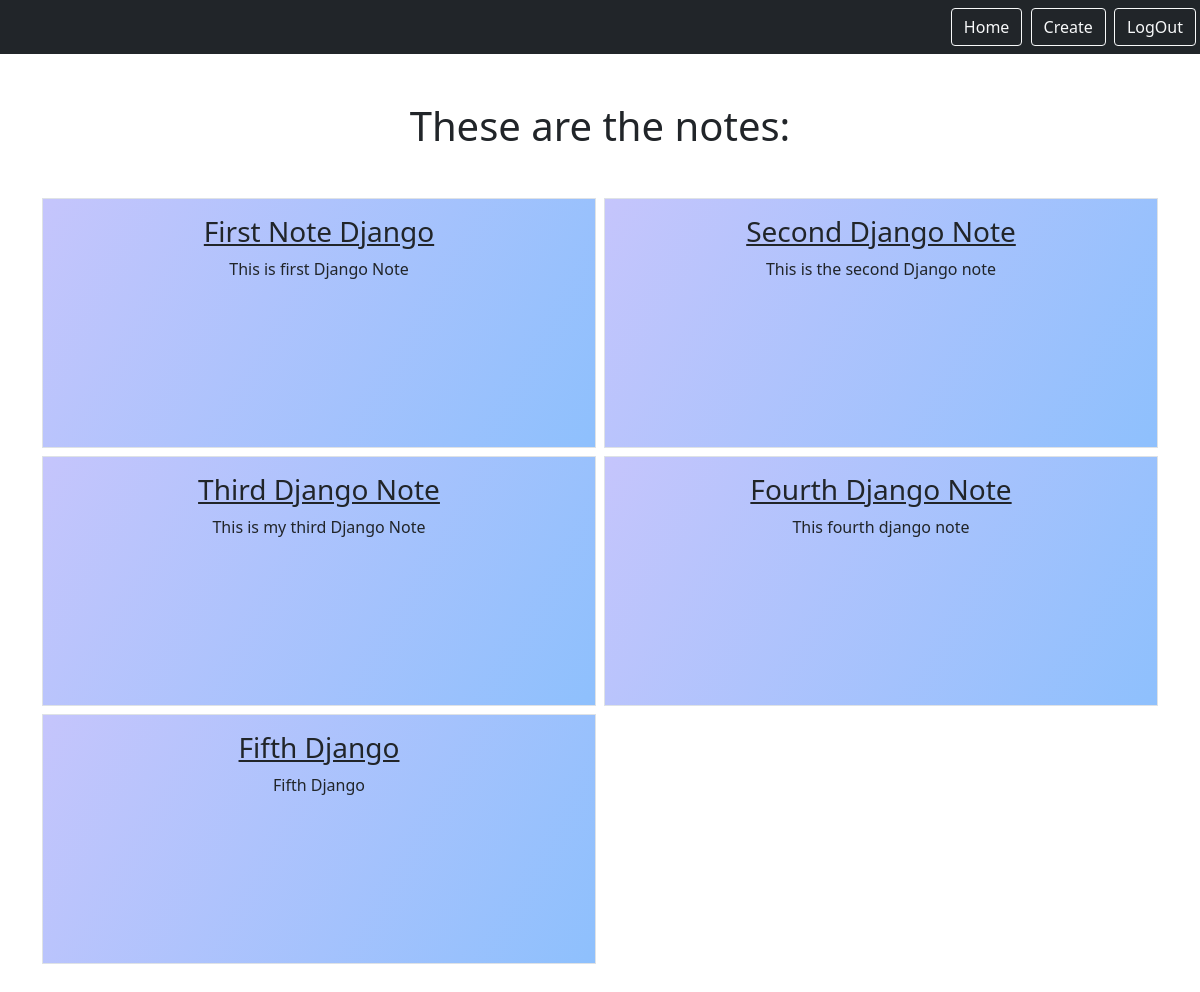
Page /smart/notes (signed in) on the committed database.
### notes/models.py (models this page shows)
class Notes(models.Model):
    title = models.CharField(max_length=200)
    text = models.TextField()
    created = models.DateTimeField(auto_now_add=True)
    user = models.ForeignKey(
        User, on_delete=models.CASCADE, related_name='notes')

### notes/views.py (the view)
# urls.py: path('notes', views.NotesListView.as_view(), name="notes.list"),
class NotesListView(LoginRequiredMixin, ListView):
    model = Notes
    context_object_name = "notes"
    template_name = "notes/notes_list.html"

### notes/templates/notes/notes_list.html (shortened to what this page needs)
{% extends "base.html" %} {%block content%}
<h1 class="my-5">These are the notes:</h1>
<div class="row row-cols-2 g-2">
  {% for note in notes %}
  <div class="col">
    <div class="p-3 border" id="box">
      <a
        href="{%url 'notes.detail' pk=note.id%}"
        class="text-dark text-decoration-non"
      >
        <h3>{{note.title}}</h3>
      </a>
      {{note.text}}
    </div>
  </div>
  {%endfor%}
</div>
{%endblock%}

### static/templates/base.html (shortened to what this page needs)
{% load static%}
<html>
  <head>
    <link
      href="https://cdn.jsdelivr.net/npm/bootstrap@5.0.1/dist/css/bootstrap.min.css"
      rel="stylesheet"
    />
  </head>
</html>
<body>
  <nav class="navbar navbar-dark bg-dark">
    <div class="ms-auto">
      {% if user.is_authenticated%}
      <a href="{% url 'home'%}" class="btn btn-outline-light me-1">Home</a>
      <a href="{% url 'notes.new'%}" class="btn btn-outline-light me-1"
        >Create</a
      >
      <a href="{% url 'logout'%}" class="btn btn-outline-light me-1">LogOut</a>
      {% else%}
      <a href="{% url 'signup'%}" class="btn btn-outline-light me-1">Sign Up</a>
      <a href="{% url 'login'%}" class="btn btn-outline-light me-1">Login</a>
      {% endif %}
    </div>
  </nav>
  <div class="my-5 text-center container">
    {% block content %} {% endblock %}
  </div>
</body>

### notes/templates/notes/notes_list.html (style rules this page uses)
#box { height: 250px; background: linear-gradient(120deg, rgb(197, 197, 252), #8ec0fd); }

### rows in the picture
Notes: title "First Note Django", text "This is first Django Note"
Notes: title "Second Django Note", text "This is the second Django note"
Notes: title "Third Django Note", text "This is my third Django Note"
Notes: title "Fourth Django Note", text "This fourth django note"
Notes: title "Fifth Django", text "Fifth Django"
